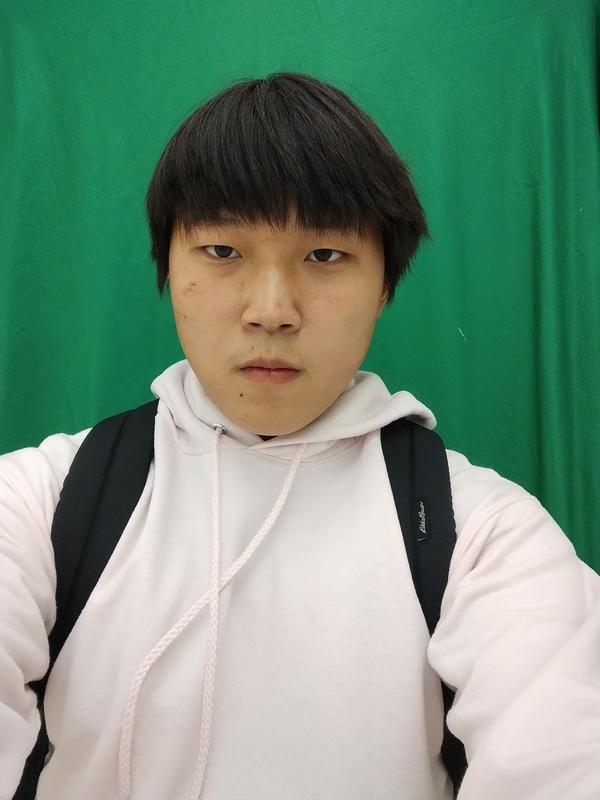
#> input picture Greenscreen.png, 600 x 800 px
$ python change_background.py
#> lines starting #> are read from the running program, lines starting #| are printed output that depends on the picture
### CSE8AImage.py
# DO NOT EDIT THIS FILE

# Code from Sorin Lerner and Gerald Soosai Raj
# Adopted by Paul Cao, Spring 2021

import numpy as np
from PIL import Image

def load_img(filename):
    img = Image.open(filename)
    pil_img = img.convert('RGB')
    arr = np.array(pil_img.getdata(), dtype=np.uint8).reshape(pil_img.height, pil_img
.width, 3)
    img = [ [ (int(p[0]),int(p[1]),int(p[2])) for p in row ] for row in arr ]
    return img

def save_img(img, filename):
    # Checks for empty image
    if len(img) == 0:
        raise RuntimeError("Cannot save empty image")
    # Checks if first row is empty
    if len(img[0]) == 0:
        raise RuntimeError("Cannot save image where rows have length 0")
    # Checks if all rows have the same length
    for i in range(1, len(img)):
        if len(img[i]) != len(img[i - 1]):
            raise RuntimeError("Cannot save image where not all rows have the same length")
    arr = np.asarray(img, dtype=np.uint8)
    pil_img = Image.fromarray(arr)
    pil_img.save(filename, format='png')

# [23 lines left out: functions save_img_big, create_img, not called in this run]

def height(img):
    return len(img)

def width(img):
    return len(img[0])

def summarize(img):
    return "Image[width=%s,height=%s]" % (width(img), height(img))

# [24 lines left out: function img_str_to_file, not called in this run]

### change_background.py
from CSE8AImage import *
import math

def change_background(image, new_background, replace_color):
    region_height=height(image)
    region_width = width(image)

    for i in range(region_height):
        for j in range(region_width):
            pixel = image[i][j]

            if pixel[1] >= replace_color[1] and pixel[0] < replace_color[0]:
                image[i][j] = new_background[i][j]
    save_img(image, "creative.png")
    return None
    #TODO

def color_distance(color1, color2):

    return None
    #TODO
# load the source image and new background image
img = load_img('Greenscreen.png')
#> in load_img, img is the input picture: PIL image 600x800 RGB; mean R, G, B 114.4, 145.2, 124.2
#> in load_img, `img = [ [ (int(p[0]),int(p[1]),int(p[2])) for p in row ] for row in ar..`: img = 800 items
#> img = 800 items
forest = load_img('autumn-japan-kyoto-lake.jpeg')
#> call 2 of load_img, with filename = 'autumn-japan-kyoto-lake.jpeg'
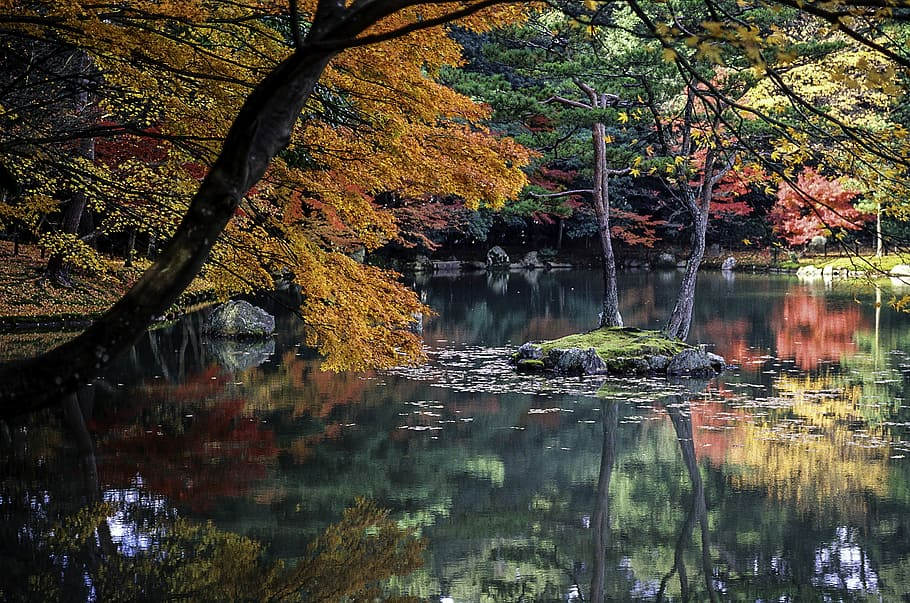
#> input picture autumn-japan-kyoto-lake.jpeg, 910 x 603 px
#> in load_img, img is the input picture: PIL image 910x603 RGB; mean R, G, B 76, 70.5, 56.1
#> in load_img (call 2), `img = [ [ (int(p[0]),int(p[1]),int(p[2])) for p in row ] for row in ar..`: img = 603 items
#> forest = 603 items
green= (60,100,0)
# change the background
change_background(img, forest, green)
#> in change_background, `region_height=height(image)`: region_height = 800
#> in change_background, `region_width = width(image)`: region_width = 600
#> after the loop in change_background, `for i in range(region_height):`: image = 800 items
#> in save_img, `arr = np.asarray(img, dtype=np.uint8)`:
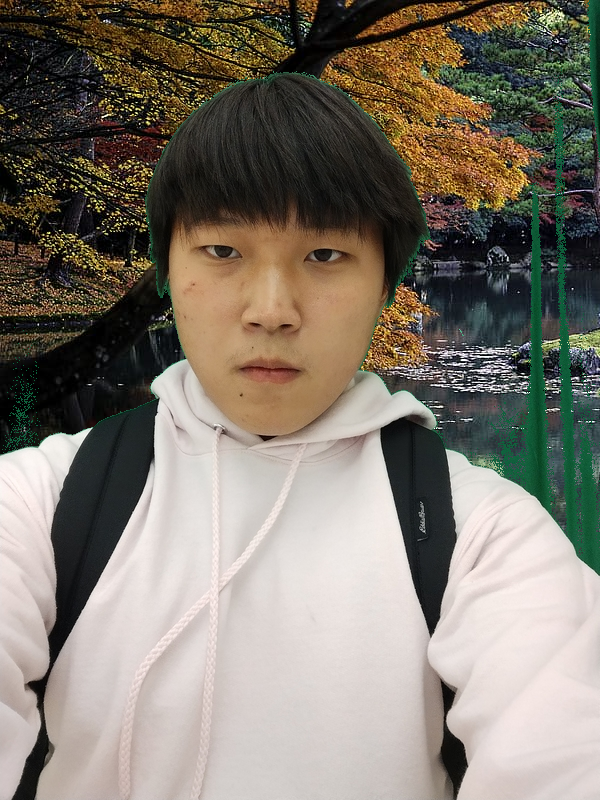
#> arr: shape (800, 600, 3); mean of channels 0, 1, 2 128.1, 120.8, 109.8; drawn as R, G, B
# save the image to a new file
